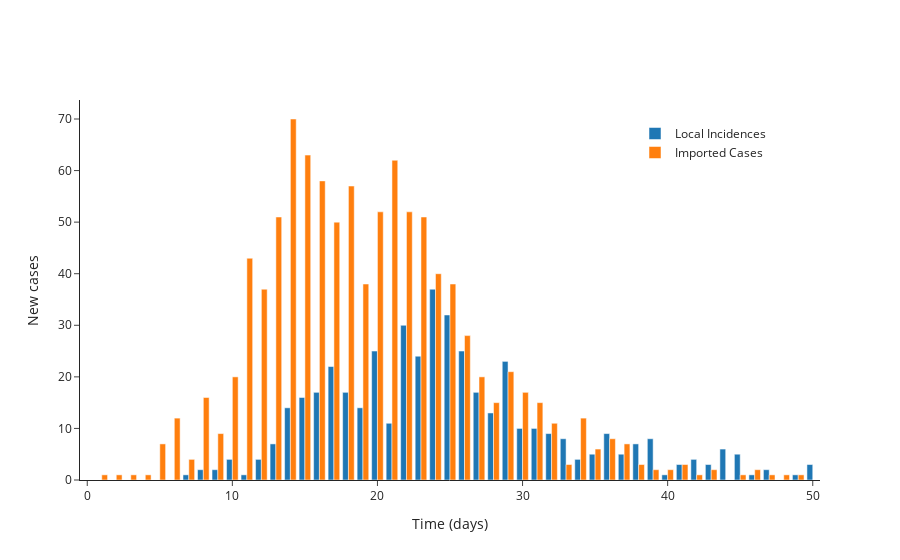

Notebook source saved alongside this figure:
### Code cell
# Plot (bar chart cases each day)
fig = go.Figure()

# Plot of incidences
fig.add_trace(
    go.Bar(
        x=times,
        y=locally_infected_cases,
        name='Local Incidences'
    )
)

fig.add_trace(
    go.Bar(
        x=times,
        y=imported_cases,
        name='Imported Cases'
    )
)

# Add axis labels
fig.update_layout(
    template='simple_white',
    xaxis_title='Time (days)',
    yaxis_title='New cases',
    legend=dict(x=0.75,y=0.95)
)

fig.write_image('NZ-cases.pdf')
fig.show()

### Figure 1 — Plotly figure (JSON) as saved in the notebook; plotly's stock layout.template omitted (floating-point values rounded to 4 significant figures)
{"data": [{"name": "Local Incidences", "type": "bar", "x": [0, 1, 2, 3, 4, 5, 6, 7, 8, 9, 10, 11, 12, 13, 14, 15, 16, 17, 18, 19, 20, 21, 22, 23, 24, 25, 26, 27, 28, 29, 30, 31, 32, 33, 34, 35, 36, 37, 38, 39, 40, 41, 42, 43, 44, 45, 46, 47, 48, 49, 50, 51], "y": [0, 0, 0, 0, 0, 0, 0, 1, 2, 2, 4, 1, 4, 7, 14, 16, 17, 22, 17, 14, 25, 11, 30, 24, 37, 32, 25, 17, 13, 23, 10, 10, 9, 8, 4, 5, 9, 5, 7, 8, 1, 3, 4, 3, 6, 5, 1, 2, 0, 1, 3]}, {"name": "Imported Cases", "type": "bar", "x": [0, 1, 2, 3, 4, 5, 6, 7, 8, 9, 10, 11, 12, 13, 14, 15, 16, 17, 18, 19, 20, 21, 22, 23, 24, 25, 26, 27, 28, 29, 30, 31, 32, 33, 34, 35, 36, 37, 38, 39, 40, 41, 42, 43, 44, 45, 46, 47, 48, 49, 50, 51], "y": [0, 1, 1, 1, 1, 7, 12, 4, 16, 9, 20, 43, 37, 51, 70, 63, 58, 50, 57, 38, 52, 62, 52, 51, 40, 38, 28, 20, 15, 21, 17, 15, 11, 3, 12, 6, 8, 7, 3, 2, 2, 3, 1, 2, 0, 1, 2, 1, 1, 1, 0]}], "layout": {"legend": {"x": 0.75, "y": 0.95}, "xaxis": {"title": {"text": "Time (days)"}}, "yaxis": {"title": {"text": "New cases"}}}}
